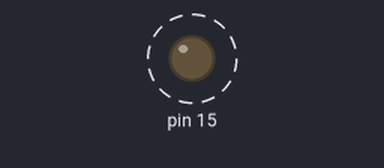
The program below on a simulated Arduino Nano, built with avr-gcc and run on an emulated ATmega328P. On the bench: output pins drawn as LEDs (lit = HIGH). Dashed ring = blinking. EEPROM starts erased; what the program prints to the serial monitor is not drawn.

Above: at 0.8 s.
Timing chart, 0 to 3.6 s (numbered marks = the images above):
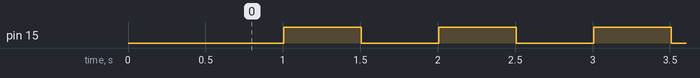

Measured:
- by itself, pin 15: alternates HIGH for 0.50 s and LOW for 0.50 s

The program:

main.cpp
```cpp
#include <Arduino.h>

#include "config/device_config.hpp"
#include "config/device_modules.hpp"
#include "core/diagnostics/diagnostics.hpp"
#include "core/system/system.hpp"

namespace
{
constexpr unsigned long SerialBaudRate = 9600UL;
constexpr uint16_t EepromTestAddress = 1023;

bool RunEepromHardwareTest()
{
    uint8_t original = 0;
    if (!dan::config::Eeprom.Read(
            EepromTestAddress,
            &original,
            sizeof(original)))
    {
        return false;
    }

    const uint8_t testValue =
        static_cast<uint8_t>(original ^ 0xFFU);
    uint8_t readValue = 0;

    const bool writeSucceeded =
        dan::config::Eeprom.Write(
            EepromTestAddress,
            &testValue,
            sizeof(testValue));
    const bool testReadSucceeded =
        dan::config::Eeprom.Read(
            EepromTestAddress,
            &readValue,
            sizeof(readValue));
    const bool testMatched =
        testReadSucceeded && readValue == testValue;

    const bool restoreWriteSucceeded =
        dan::config::Eeprom.Write(
            EepromTestAddress,
            &original,
            sizeof(original));

    readValue = 0;
    const bool restoreReadSucceeded =
        dan::config::Eeprom.Read(
            EepromTestAddress,
            &readValue,
            sizeof(readValue));
    const bool restoreMatched =
        restoreReadSucceeded && readValue == original;

    return writeSucceeded &&
        testMatched &&
        restoreWriteSucceeded &&
        restoreMatched;
}
}

void setup()
{
    Serial.begin(SerialBaudRate);
    delay(500);

    dan::core::Diagnostics::Initialize(Serial);
    dan::core::Diagnostics::Enable();
    dan::core::Diagnostics::PrintLine(F("[DIAG] Routing stage start"));

    if (dan::core::System::Initialize(
            dan::config::GlobalId,
            dan::config::DeviceModules,
            dan::config::DeviceModuleCount) &&
        dan::core::System::Start())
    {
        dan::core::Diagnostics::PrintLine(F("[BOOT] System started"));

        if (RunEepromHardwareTest())
        {
            dan::core::Diagnostics::PrintLine(
                F("[EEPROM TEST] Passed"));
        }
        else
        {
            dan::core::Diagnostics::PrintLine(
                F("[EEPROM TEST] Failed"));
        }
    }
    else
    {
        dan::core::Diagnostics::PrintLine(F("[BOOT] System failed"));
    }
}

void loop()
{
    dan::core::System::Run();
}
```

diagnostics.cpp
```cpp
#include "diagnostics.hpp"

namespace dan::core
{

Stream* Diagnostics::output_ = nullptr;
bool Diagnostics::enabled_ = false;

void Diagnostics::Initialize(Stream& output)
{
    output_ = &output;
    enabled_ = false;
}

void Diagnostics::Enable()
{
    enabled_ = true;
}

void Diagnostics::Disable()
{
    enabled_ = false;
}

bool Diagnostics::IsEnabled()
{
    return enabled_;
}

void Diagnostics::Print(const char* text)
{
    if (!enabled_ || output_ == nullptr || text == nullptr)
    {
        return;
    }

    output_->print(text);
}

void Diagnostics::Print(const __FlashStringHelper* text)
{
    if (!enabled_ || output_ == nullptr || text == nullptr)
    {
        return;
    }

    output_->print(text);
}

void Diagnostics::PrintLine(const char* text)
{
    if (!enabled_ || output_ == nullptr || text == nullptr)
    {
        return;
    }

    output_->println(text);
}

void Diagnostics::PrintLine(const __FlashStringHelper* text)
{
    if (!enabled_ || output_ == nullptr || text == nullptr)
    {
        return;
    }

    output_->println(text);
}

} // namespace dan::core
```

diagnostics.hpp
```cpp
#pragma once

#include <Arduino.h>

namespace dan::core
{

class Diagnostics final
{
public:
    static void Initialize(Stream& output);

    static void Enable();
    static void Disable();
    static bool IsEnabled();

    static void Print(const char* text);
    static void Print(const __FlashStringHelper* text);
    static void PrintLine(const char* text);
    static void PrintLine(const __FlashStringHelper* text);

private:
    static Stream* output_;
    static bool enabled_;
};

} // namespace dan::core
```

message.hpp
```cpp
#pragma once

#include <stdint.h>

namespace dan::core
{
    using GlobalId = uint8_t;
    using ModuleId = uint8_t;
    using MessageId = uint8_t;
    using ObjectId = uint16_t;
    using MessageValue = uint16_t;

    enum class MessageType : uint8_t
    {
        Command = 0x00,
        Event = 0x01,
        System = 0x02,
        Reserved = 0x03
    };

    namespace MessageProtocol
    {
        inline constexpr GlobalId InvalidGlobal = 0x00;
        inline constexpr GlobalId FirstDevice = 0x01;
        inline constexpr GlobalId LastDevice = 0x1E;
        inline constexpr GlobalId GlobalBroadcast = 0x1F;

        inline constexpr ModuleId InvalidModule = 0x00;
        inline constexpr ModuleId FirstModule = 0x01;
        inline constexpr ModuleId LastModule = 0x3E;
        inline constexpr ModuleId Broadcast = 0x3F;

        constexpr bool IsDeviceId(GlobalId id)
        {
            return id >= FirstDevice && id <= LastDevice;
        }

        constexpr bool IsGlobalReceiver(GlobalId id)
        {
            return IsDeviceId(id) || id == GlobalBroadcast;
        }

        constexpr bool IsModuleSender(ModuleId id)
        {
            return id >= FirstModule && id <= LastModule;
        }

        constexpr bool IsModuleReceiver(ModuleId id)
        {
            return IsModuleSender(id) || id == Broadcast;
        }

        constexpr bool IsDefinedType(MessageType type)
        {
            return type == MessageType::Command ||
                   type == MessageType::Event ||
                   type == MessageType::System;
        }

        constexpr bool IsNetworkVisible(MessageType type)
        {
            return type == MessageType::Command ||
                   type == MessageType::Event;
        }
    }

    struct Message
    {
        uint32_t header;
        ObjectId objectId;
        MessageValue value;
    };

    namespace MessageHeader
    {
        inline constexpr uint8_t MessageIdShift = 0;
        inline constexpr uint8_t TypeShift = 8;
        inline constexpr uint8_t SenderShift = 10;
        inline constexpr uint8_t ReceiverShift = 16;
        inline constexpr uint8_t GlobalSenderShift = 22;
        inline constexpr uint8_t GlobalReceiverShift = 27;

        inline constexpr uint32_t GlobalMask = 0x001F;
        inline constexpr uint32_t ModuleMask = 0x003F;
        inline constexpr uint32_t TypeMask = 0x0003;
        inline constexpr uint32_t MessageIdMask = 0x00FF;

        inline constexpr uint32_t GlobalSenderFieldMask =
            GlobalMask << GlobalSenderShift;

        constexpr uint32_t Create(
            GlobalId globalSender,
            GlobalId globalReceiver,
            ModuleId sender,
            ModuleId receiver,
            MessageType type,
            MessageId messageId)
        {
            return
                ((static_cast<uint32_t>(globalReceiver) & GlobalMask)
                    << GlobalReceiverShift) |
                ((static_cast<uint32_t>(globalSender) & GlobalMask)
                    << GlobalSenderShift) |
                ((static_cast<uint32_t>(receiver) & ModuleMask)
                    << ReceiverShift) |
                ((static_cast<uint32_t>(sender) & ModuleMask)
                    << SenderShift) |
                ((static_cast<uint32_t>(type) & TypeMask)
                    << TypeShift) |
                ((static_cast<uint32_t>(messageId) & MessageIdMask)
                    << MessageIdShift);
        }

        constexpr uint32_t SetGlobalSender(
            uint32_t header,
            GlobalId globalSender)
        {
            return
                (header & ~GlobalSenderFieldMask) |
                ((static_cast<uint32_t>(globalSender) & GlobalMask)
                    << GlobalSenderShift);
        }

        constexpr GlobalId GetGlobalSender(uint32_t header)
        {
            return static_cast<GlobalId>(
                (header >> GlobalSenderShift) & GlobalMask
            );
        }

        constexpr GlobalId GetGlobalReceiver(uint32_t header)
        {
            return static_cast<GlobalId>(
                (header >> GlobalReceiverShift) & GlobalMask
            );
        }

        constexpr ModuleId GetSender(uint32_t header)
        {
            return static_cast<ModuleId>(
                (header >> SenderShift) & ModuleMask
            );
        }

        constexpr ModuleId GetReceiver(uint32_t header)
        {
            return static_cast<ModuleId>(
                (header >> ReceiverShift) & ModuleMask
            );
        }

        constexpr MessageType GetType(uint32_t header)
        {
            return static_cast<MessageType>(
                (header >> TypeShift) & TypeMask
            );
        }

        constexpr MessageId GetMessageId(uint32_t header)
        {
            return static_cast<MessageId>(
                (header >> MessageIdShift) & MessageIdMask
            );
        }

        constexpr bool IsValidGlobalId(GlobalId id)
        {
            return (static_cast<uint32_t>(id) & ~GlobalMask) == 0;
        }

        constexpr bool IsValidModuleId(ModuleId id)
        {
            return (static_cast<uint32_t>(id) & ~ModuleMask) == 0;
        }

        constexpr bool IsValidType(MessageType type)
        {
            return (static_cast<uint32_t>(type) & ~TypeMask) == 0;
        }
    }

    static_assert(sizeof(Message) == 8, "DAN Message must be exactly 8 bytes");
}
```

message_bus.cpp
```cpp
#include "message_bus.hpp"

#include "message_bus_config.hpp"
#include "message_queue.hpp"

#include "core/diagnostics/diagnostics.hpp"

namespace
{
    dan::core::MessageQueue<dan::core::MessageBusConfig::QueueSize> queue;
}

namespace dan::core
{
    void MessageBus::Initialize()
    {
        queue.Clear();
        Diagnostics::PrintLine(F("[BUS] Initialized"));
    }

    bool MessageBus::Publish(const Message& message)
    {
        const bool published = queue.Push(message);

        Diagnostics::PrintLine(
            published
                ? F("[BUS] Publish OK")
                : F("[BUS] Publish FAILED"));

        return published;
    }

    bool MessageBus::Receive(Message& message)
    {
        const bool received = queue.Pop(message);

        if (received)
        {
            Diagnostics::PrintLine(F("[BUS] Receive OK"));
        }

        return received;
    }

    bool MessageBus::HasMessages()
    {
        return !queue.IsEmpty();
    }

    uint8_t MessageBus::Count()
    {
        return queue.Count();
    }

    void MessageBus::Clear()
    {
        queue.Clear();
        Diagnostics::PrintLine(F("[BUS] Cleared"));
    }
}
```

message_bus.hpp
```cpp
#pragma once

#include <stdint.h>

#include "message.hpp"

namespace dan::core
{
    class MessageBus
    {
    public:
        static void Initialize();
        static bool Publish(const Message& message);
        static bool Receive(Message& message);
        static bool HasMessages();
        static uint8_t Count();
        static void Clear();
    };
}
```

message_dispatcher.hpp
```cpp
#pragma once

#include <stdint.h>

#include "core/message/message.hpp"
#include "core/network/network_transport.hpp"

namespace dan::core
{
    enum class NetworkDispatchResult : uint8_t
    {
        NotRequested,
        Accepted,
        NoTransport,
        NotReady,
        QueueFull,
        Rejected
    };

    struct DispatchResult
    {
        bool localAccepted;
        NetworkDispatchResult networkResult;
    };

    class MessageDispatcher final
    {
    public:
        static bool Initialize(GlobalId localDeviceId);
        static bool SetNetworkTransport(INetworkTransport* transport);
        static bool Start();
        static void Stop();

        static DispatchResult SubmitLocal(const Message& message);
        static bool SubmitNetwork(const Message& message);

        static bool ProcessOne();
        static uint8_t ProcessAll();

        [[nodiscard]]
        static GlobalId GetLocalDeviceId();

    private:
        MessageDispatcher() = delete;
    };
}
```

message_queue.hpp
```cpp
#pragma once

#include <stdint.h>

#include "message.hpp"

namespace dan::core
{
    template<uint8_t Capacity>
    class MessageQueue
    {
        static_assert(
            Capacity > 0,
            "MessageQueue capacity must be greater than zero"
        );

    public:
        MessageQueue()
        {
            Clear();
        }

        void Clear()
        {
            head_ = 0;
            tail_ = 0;
            count_ = 0;
        }

        bool Push(const Message& message)
        {
            if (IsFull())
            {
                return false;
            }

            messages_[tail_] = message;

            ++tail_;
            if (tail_ >= Capacity)
            {
                tail_ = 0;
            }

            ++count_;
            return true;
        }

        bool Pop(Message& message)
        {
            if (IsEmpty())
            {
                return false;
            }

            message = messages_[head_];

            ++head_;
            if (head_ >= Capacity)
            {
                head_ = 0;
            }

            --count_;
            return true;
        }

        bool IsEmpty() const
        {
            return count_ == 0;
        }

        bool IsFull() const
        {
            return count_ == Capacity;
        }

        uint8_t Count() const
        {
            return count_;
        }

        constexpr uint8_t GetCapacity() const
        {
            return Capacity;
        }

    private:
        Message messages_[Capacity];
        uint8_t head_ = 0;
        uint8_t tail_ = 0;
        uint8_t count_ = 0;
    };
}
```

module.cpp
```cpp
#include "module.hpp"

namespace dan::core
{
    Module::~Module() = default;

    bool Module::Initialize()
    {
        if (state == ModuleState::Initialized)
        {
            return true;
        }

        if (state != ModuleState::Stopped)
        {
            return false;
        }

        if (!OnInitialize())
        {
            return false;
        }

        state = ModuleState::Initialized;
        return true;
    }

    bool Module::Start()
    {
        if (state == ModuleState::Running)
        {
            return true;
        }

        if (state != ModuleState::Initialized)
        {
            return false;
        }

        if (!OnStart())
        {
            return false;
        }

        state = ModuleState::Running;
        return true;
    }

    void Module::Run()
    {
        if (state != ModuleState::Running)
        {
            return;
        }

        OnRun();
    }

    void Module::Stop()
    {
        if (state != ModuleState::Running)
        {
            return;
        }

        OnStop();

        state = ModuleState::Stopped;
    }

    void Module::Receive(const Message& message)
    {
        OnReceive(message);
    }

    ModuleState Module::GetState() const
    {
        return state;
    }
}
```

module.hpp
```cpp
#pragma once

#include "core/message/message.hpp"
#include "core/module/module_id.hpp"
#include "core/module/module_state.hpp"

namespace dan::core
{
    class Module
    {
    public:
        virtual ~Module();

        bool Initialize();
        bool Start();
        void Run();
        void Stop();
        void Receive(const Message& message);

        [[nodiscard]]
        virtual ModuleId GetId() const = 0;

        [[nodiscard]]
        virtual const char* GetName() const = 0;

        [[nodiscard]]
        ModuleState GetState() const;

    protected:
        Module() = default;

        virtual bool OnInitialize() = 0;
        virtual bool OnStart() = 0;
        virtual void OnRun() = 0;
        virtual void OnStop() = 0;
        virtual void OnReceive(const Message& message) = 0;

    private:
        ModuleState state = ModuleState::Stopped;
    };
}
```

module_id.hpp
```cpp
#pragma once

#include <stdint.h>

namespace dan::core
{
    using ModuleId = uint8_t;
}
```

module_ids.hpp
```cpp
#pragma once

#include "core/module/module_id.hpp"

namespace dan::core::ModuleIds
{
    inline constexpr ModuleId System = 0x01;
    inline constexpr ModuleId Message = 0x02;
    inline constexpr ModuleId Eeprom = 0x03;
    inline constexpr ModuleId Network = 0x04;
    inline constexpr ModuleId Runtime = 0x05;
    inline constexpr ModuleId Configuration = 0x06;

    inline constexpr ModuleId FirstCore = System;
    inline constexpr ModuleId LastCore = 0x0F;

    inline constexpr ModuleId FirstApplication = 0x10;
    inline constexpr ModuleId LastApplication = 0x3E;

    constexpr bool IsCore(ModuleId id)
    {
        return id >= FirstCore && id <= LastCore;
    }

    constexpr bool IsApplication(ModuleId id)
    {
        return id >= FirstApplication && id <= LastApplication;
    }

    static_assert(System == 0x01);
    static_assert(Message == 0x02);
    static_assert(Eeprom == 0x03);
    static_assert(Network == 0x04);
    static_assert(Runtime == 0x05);
    static_assert(Configuration == 0x06);
    static_assert(LastCore == 0x0F);
    static_assert(FirstApplication == 0x10);
    static_assert(LastApplication == 0x3E);
    static_assert(LastCore + 1U == FirstApplication);
}
```

module_state.hpp
```cpp
#pragma once

#include <stdint.h>

namespace dan::core
{
    enum class ModuleState : uint8_t
    {
        Stopped = 0,
        Initialized,
        Running
    };
}
```

module_table.hpp
```cpp
#pragma once

#include "core/message/message.hpp"
#include "core/module/module.hpp"

namespace dan::core
{
    class ModuleTable final
    {
    public:
        static void Initialize();

        static bool Register(Module& module);

        [[nodiscard]]
        static Module* Find(ModuleId id);

        static void ReceiveBroadcast(const Message& message);

        static void InitializeModules();
        static void Start();
        static void Run();
        static void Stop();

    private:
        ModuleTable() = delete;
    };
}
```

network_transport.hpp
```cpp
#pragma once

#include <stdint.h>

#include "core/message/message.hpp"

namespace dan::core
{
    enum class TransportSendResult : uint8_t
    {
        Accepted,
        NotReady,
        QueueFull,
        Rejected
    };

    class INetworkTransport
    {
    public:
        virtual ~INetworkTransport() = default;

        virtual TransportSendResult Send(const Message& message) = 0;
    };
}
```

Source omitted: message_dispatcher.cpp (10740 bytes), module_table.cpp (4897 bytes), runtime.cpp (1775 bytes), runtime.hpp (432 bytes), system.cpp (1316 bytes), system.hpp (430 bytes), eeprom_module.cpp (940 bytes), eeprom_module.hpp (924 bytes), system_clock.cpp (3117 bytes), system_clock.hpp (277 bytes), heartbeat.cpp (1288 bytes), heartbeat.hpp (258 bytes) and 12 more
